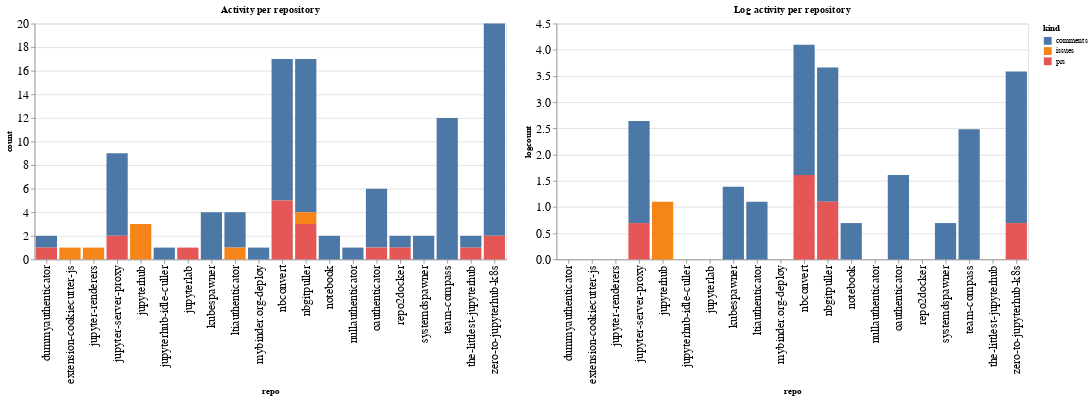

Write notebook code for a chart like this one.
### Code cell
ch1 = alt.Chart(repo_summaries, width=600, title="Activity per repository").mark_bar().encode(
    x='repo',
    y='count',
    color='kind',
    tooltip="kind"
)

ch2 = alt.Chart(repo_summaries, width=600, title="Log activity per repository").mark_bar().encode(
    x='repo',
    y='logcount',
    color='kind',
    tooltip="kind"
)

ch1 | ch2

### Figure 1 — Vega-Lite specification as saved in the notebook (floating-point values rounded to 4 significant figures)
{"config": {"axisLeft": {"labelFontSize": 15}, "axisBottom": {"labelFontSize": 15}}, "hconcat": [{"mark": "bar", "encoding": {"color": {"type": "nominal", "field": "kind"}, "tooltip": {"type": "nominal", "field": "kind"}, "x": {"type": "nominal", "field": "repo"}, "y": {"type": "quantitative", "field": "count"}}, "title": "Activity per repository", "width": 600}, {"mark": "bar", "encoding": {"color": {"type": "nominal", "field": "kind"}, "tooltip": {"type": "nominal", "field": "kind"}, "x": {"type": "nominal", "field": "repo"}, "y": {"type": "quantitative", "field": "logcount"}}, "title": "Log activity per repository", "width": 600}], "data": {"name": "data-d0053124965623ed6c335741cb12dcca"}, "$schema": "https://vega.github.io/schema/vega-lite/v4.8.1.json", "datasets": {"data-d0053124965623ed6c335741cb12dcca": [{"repo": "dummyauthenticator", "kind": "comments", "count": 1, "logcount": 0.0}, {"repo": "dummyauthenticator", "kind": "prs", "count": 1, "logcount": 0.0}, {"repo": "extension-cookiecutter-js", "kind": "issues", "count": 1, "logcount": 0.0}, {"repo": "jupyter-renderers", "kind": "issues", "count": 1, "logcount": 0.0}, {"repo": "jupyter-server-proxy", "kind": "comments", "count": 7, "logcount": 1.946}, {"repo": "jupyter-server-proxy", "kind": "prs", "count": 2, "logcount": 0.6931}, {"repo": "jupyterhub", "kind": "issues", "count": 3, "logcount": 1.099}, {"repo": "jupyterhub-idle-culler", "kind": "comments", "count": 1, "logcount": 0.0}, {"repo": "jupyterlab", "kind": "prs", "count": 1, "logcount": 0.0}, {"repo": "kubespawner", "kind": "comments", "count": 4, "logcount": 1.386}, {"repo": "ltiauthenticator", "kind": "comments", "count": 3, "logcount": 1.099}, {"repo": "ltiauthenticator", "kind": "issues", "count": 1, "logcount": 0.0}, {"repo": "mybinder.org-deploy", "kind": "comments", "count": 1, "logcount": 0.0}, {"repo": "nbconvert", "kind": "comments", "count": 12, "logcount": 2.485}, {"repo": "nbconvert", "kind": "prs", "count": 5, "logcount": 1.609}, {"repo": "nbgitpuller", "kind": "comments", "count": 13, "logcount": 2.565}, {"repo": "nbgitpuller", "kind": "issues", "count": 1, "logcount": 0.0}, {"repo": "nbgitpuller", "kind": "prs", "count": 3, "logcount": 1.099}, {"repo": "notebook", "kind": "comments", "count": 2, "logcount": 0.6931}, {"repo": "nullauthenticator", "kind": "comments", "count": 1, "logcount": 0.0}, {"repo": "oauthenticator", "kind": "comments", "count": 5, "logcount": 1.609}, {"repo": "oauthenticator", "kind": "prs", "count": 1, "logcount": 0.0}, {"repo": "repo2docker", "kind": "comments", "count": 1, "logcount": 0.0}, {"repo": "repo2docker", "kind": "prs", "count": 1, "logcount": 0.0}, {"repo": "systemdspawner", "kind": "comments", "count": 2, "logcount": 0.6931}, {"repo": "team-compass", "kind": "comments", "count": 12, "logcount": 2.485}, {"repo": "the-littlest-jupyterhub", "kind": "comments", "count": 1, "logcount": 0.0}, {"repo": "the-littlest-jupyterhub", "kind": "prs", "count": 1, "logcount": 0.0}, {"repo": "zero-to-jupyterhub-k8s", "kind": "comments", "count": 18, "logcount": 2.89}, {"repo": "zero-to-jupyterhub-k8s", "kind": "prs", "count": 2, "logcount": 0.6931}]}}
